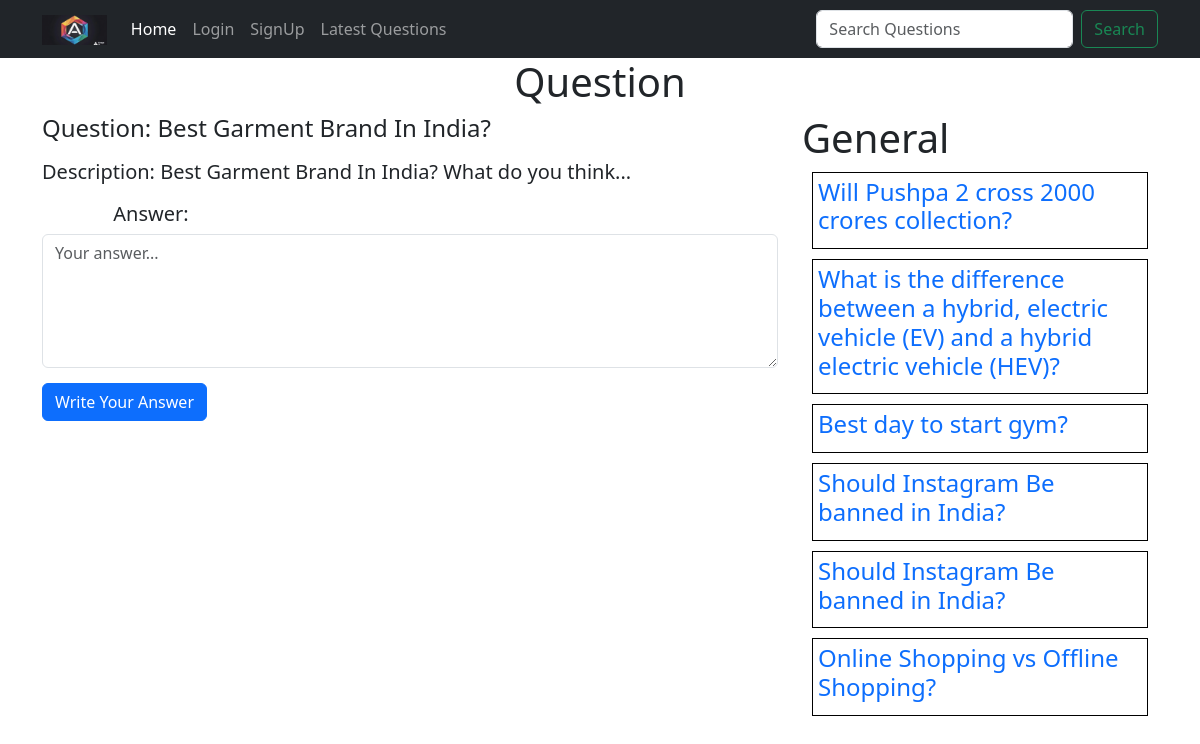
The app's page /?q-id=8 with its own data.
### tables this page shows
CREATE TABLE `questions` (
  `id` int(10) NOT NULL,
  `title` varchar(100) NOT NULL,
  `description` varchar(300) NOT NULL,
  `category_id` int(10) NOT NULL,
  `user_id` int(10) NOT NULL
);

CREATE TABLE `category` (
  `id` int(10) NOT NULL,
  `category` varchar(50) NOT NULL
);

### client/question-details.php (the view, shortened to what this page needs)
<div class="container">
    <h1 class="heading">Question</h1>
    <div class="row">
        <div class="col-8">
            <?php
            include("./common/db.php");
            $query = "select * from questions where id=$qid";
            $result = $conn->query($query);
            $row = $result->fetch_assoc();
            $cid = $row['category_id'];
            echo "<h4 class='margin-bottom-15'> Question: ".$row["title"]."</h4>
            <p class='margin-bottom-15' style='font-size:20px;'> Description: " .$row["description"]. "</p>";
            include("answers.php");
            ?>
            <form action="./server/request.php" method="post">
                <textarea class="form-control margin-bottom-15" rows="5" name="answer" placeholder="Your answer..."></textarea>
                <button class="btn btn-primary margin-bottom-15">Write Your Answer</button>
            </form>
        </div>
        <div class="col-4">
            <?php
            $categoryquery = "select category from category where id=$cid";
            $categoryresult = $conn->query($categoryquery);
            $categoryrow = $categoryresult->fetch_assoc();
            echo "<h1>".ucfirst($categoryrow['category'])."</h1>";
            $query = "select * from questions where category_id=$cid and id!=$qid";
            $result = $conn->query($query);
            foreach($result as $row) {
                $id = $row['id'];
                $title = $row["title"];
                echo "<div class='question-list'>
                <h4>
                <a href='?q-id=$id'>$title</a>
                </h4>
                </div>";
            }
            ?>
        </div>
    </div>
</div>

### public/style.css (style rules this page uses)
.margin-bottom-15 { margin-bottom: 15px !important; }
.heading { text-align: center; }
.question-list { border: 1px solid black; padding: 5px; margin: 10px; }
.question-list a { text-decoration: none; }

### records on screen
questions: title "Best Garment Brand In India?", description "Best Garment Brand In India? What do you think..."
category: category "General"
questions: title "Will Pushpa 2 cross 2000 crores collection?"
questions: title "What is the difference between a hybrid, electric vehicle (EV) and a hybrid electric vehicle (HEV)?"
questions: title "Best day to start gym?"
questions: title "Should Instagram Be banned in India?"
questions: title "Should Instagram Be banned in India?"
questions: title "Online Shopping vs Offline Shopping?"
